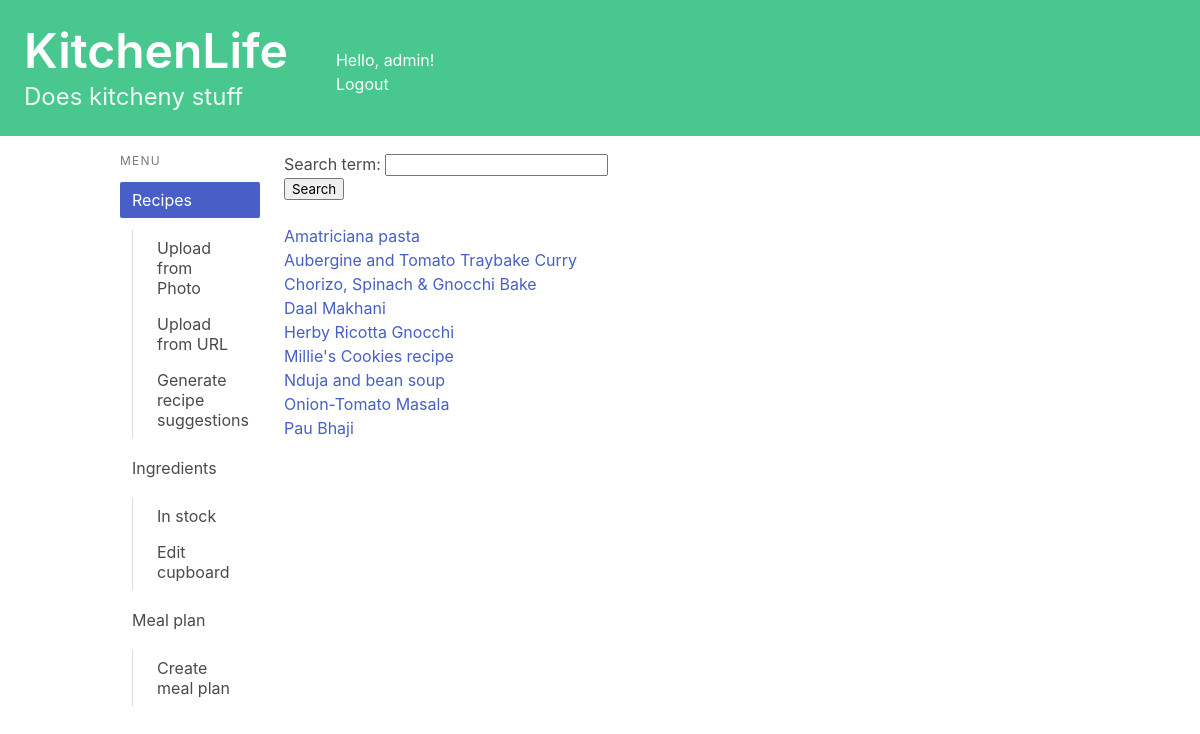
Page /recipes/ (signed in) on the committed database.
### recipes/models.py (models this page shows, shortened)
class Recipe(models.Model):
    name = models.CharField(max_length=200)
    method = models.TextField(max_length=5000, null = True, blank = True)
    ingredients_string = models.TextField(max_length=1000, null = True, blank = True)#Plain text of ingredients
    simplified_ingredients = models.TextField(max_length=1000, null = True, blank = True)#Ingredients data
    uses_ingredient = models.ManyToManyField(Ingredient, related_name="ingredient_uses")
    book = models.CharField(max_length=200, null = True, blank = True)
    page = models.CharField(max_length=5, null = True, blank = True)
    serves = models.CharField(max_length=5, null = True, blank = True)
    description = models.TextField(max_length=500, null = True, blank = True)
    url = models.URLField(null = True, blank = True)
    jumbled_input = models.TextField(max_length=8000, null = True, blank = True)
    owner = models.ForeignKey(User, on_delete=models.CASCADE, blank=True, null=True)
    from_photo = models.BooleanField(default=False)

### recipes/views.py (the view)
# urls.py: path('', views.index, name='index'),
@login_required
def index(request):
    if request.method == 'POST':
        form = SearchForm(request.POST)
        if form.is_valid():
            filtered_recipe = form.cleaned_data['search_term']
            recipe_list = Recipe.objects.filter(name__contains=filtered_recipe, owner=request.user).order_by("name")
    else:
        form = SearchForm()
        recipe_list = Recipe.objects.filter(owner=request.user).order_by("name")
        if not recipe_list:
            print("hi")
    context = {'recipe_list': recipe_list, 'form': form}
    return render(request, 'recipes/index.html', context)

### recipes/forms.py
class SearchForm(forms.Form):
    search_term = forms.CharField(max_length=50)

### recipes/templatetags/is_active.py (called while the page is built)
@register.simple_tag
def is_active(request, url):
    if reverse(url) == request.path:
        return "is-active"
    return ""

### recipes/templates/recipes/index.html (shortened to what this page needs)
{% extends 'base.html' %}
{% block content %}
<ul>
<form method="post">
     {{ form.as_p }}
    <button type="submit">Search</button>
</form>
<br>
{% if recipe_list %}
    {% for recipe in recipe_list %}
    <li><a href="{% url 'recipes:detail' recipe.id %}">{{ recipe.name }}</a></li>
    {% endfor %}
{% else %}
    <p>No recipes are available.</p>
{% endif %}
</ul>
{% endblock content %}

### kitchenlife/templates/base.html (shortened to what this page needs)
<!DOCTYPE html>
<html lang="en">
{% load is_active %}
<head>
    <link rel="stylesheet"
          href="https://cdn.jsdelivr.net/npm/bulma@0.9.3/css/bulma.min.css">
</head>
<body>
    <a href="{% url 'index' %} ">
        <section class="hero is-small is-success mb-4">
            <div class="columns">
                <div class="column">
                    <div class="hero-body">
                        <h1 class="title is-1">KitchenLife</h1>
                        <p class="subtitle is-4">
                            Does kitcheny stuff
                        </p>
                    </div>
                </div>
                <div class="column">
                    <br><br>
                    Hello, {{ user.username|default:'Guest' }}!
                    <div>
                        {% if user.is_authenticated %}
                            <a href="{% url 'logout' %}">Logout</a>
                        {% else %}
                            <a href="{% url 'login' %}">Login</a>
                        {% endif %}
                    </div>
                </div>
            </div>
        </section>
    </a>
    <div class="container">
        <div class="columns">
            <div class="column is-2">
                <aside class="menu">
                  <p class="menu-label">
                    Menu
                  </p>
                  <ul class="menu-list">
                    <li>
                        <a href="{% url 'recipes:index' %}" class="{% is_active request 'recipes:index' %}">Recipes</a>
                        <ul>
                            <a href="{% url 'recipes:upload_photo' %}" class="{% is_active request 'recipes:upload_photo' %}">Upload from Photo</a>
                            <a href="{% url 'recipes:upload_url' %}" class="{% is_active request 'recipes:upload_url' %}">Upload from URL</a>
                            <a href="{% url 'recipes:generate_recipe_suggestion' %}" class="{% is_active request 'recipes:generate_recipe_suggestion' %}">Generate recipe suggestions</a>
                        </ul>
                        <a  href="{% url 'cupboard:ingredients_index' %}" class="{% is_active request 'cupboard:ingredients_index' %}">Ingredients</a>
                        <ul>
                            <a href="{% url 'cupboard:cupboard_index' %}" class="{% is_active request 'cupboard:cupboard_index' %}">In stock</a>
                            <a href="{% url 'cupboard:edit_cupboard' %}" class="{% is_active request 'cupboard:edit_cupboard' %}">Edit cupboard</a>
                        </ul>
                        <a href="{% url 'mealplan:meal_plan_index' %}" class="{% is_active request 'mealplan:meal_plan_index' %}">Meal plan</a>
                        <ul>
                            <a href="{% url 'mealplan:add_meal_plan' %}" class="{% is_active request 'mealplan:add_meal_plan' %}">Create meal plan</a>
                        </ul>
                    </li>
                  </ul>
                </aside>
            </div>
            <div class="column">
                {% block content %}
                {% endblock content %}
            </div>
        </div>
    </div>
</body>
</html>

### rows in the picture
Recipe: name "Amatriciana pasta"
Recipe: name "Aubergine and Tomato Traybake Curry"
Recipe: name "Chorizo, Spinach & Gnocchi Bake"
Recipe: name "Daal Makhani"
Recipe: name "Herby Ricotta Gnocchi"
Recipe: name "Millie's Cookies recipe"
Recipe: name "Nduja and bean soup"
Recipe: name "Onion-Tomato Masala"
Recipe: name "Pau Bhaji"

### other values in the picture
{{ user.username|default:'Guest' }} "admin"
